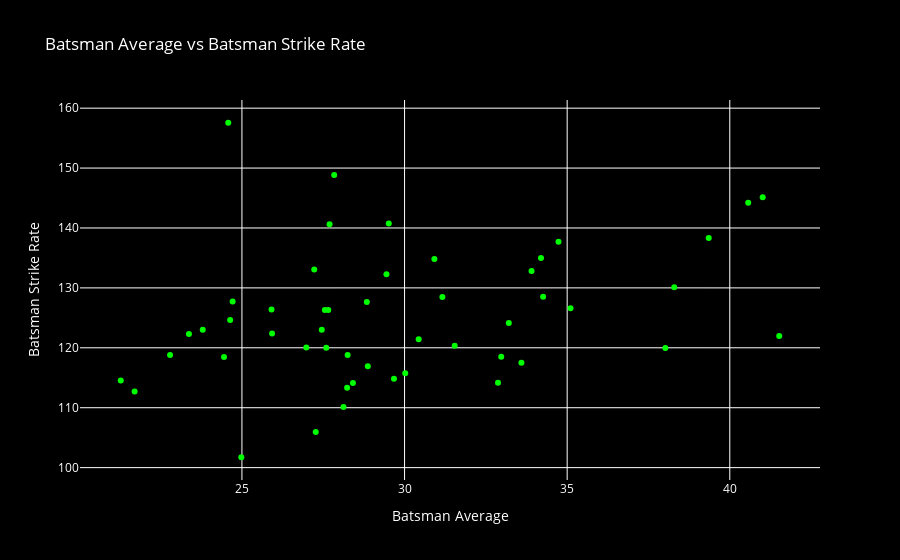

Notebook code for this chart:
### Code cell
import plotly.graph_objs as go
import plotly.offline as pyo

trace = go.Scatter(
    x=newipl['batsman_avg'],
    y=newipl['batsman_sr'],
    mode='markers',
    marker=dict(color='lime')  # Bright color for visibility on dark
)
data = [trace]
layout = go.Layout(
    title='Batsman Average vs Batsman Strike Rate',
    xaxis=dict(title='Batsman Average', color='white'),
    yaxis=dict(title='Batsman Strike Rate', color='white'),
    plot_bgcolor='black',
    paper_bgcolor='black',
    font=dict(color='white')
)

fig = go.Figure(data=trace, layout=layout)
pyo.iplot(fig, filename='batsman_avg_vs_sr.html')

### Figure 1 — Plotly figure (JSON) as saved in the notebook; plotly's stock layout.template omitted (floating-point values rounded to 4 significant figures)
{"data": [{"marker": {"color": "lime"}, "mode": "markers", "type": "scatter", "x": [41.01, 27.22, 27.66, 33.59, 27.45, 27.55, 30.43, 40.57, 34.73, 39.35, 23.37, 26.98, 28.25, 29.44, 33.21, 31.54, 24.58, 27.27, 41.52, 27.69, 24.45, 23.8, 24.64, 27.59, 38.02, 28.87, 28.41, 33.9, 21.27, 21.7, 28.23, 22.79, 31.16, 28.84, 30.02, 32.97, 24.98, 38.29, 34.2, 34.26, 32.87, 30.92, 29.67, 25.93, 28.12, 35.1, 27.84, 24.71, 29.52, 25.91], "y": [145.1, 133.1, 126.3, 117.5, 123.0, 126.3, 121.4, 144.2, 137.7, 138.3, 122.3, 120.1, 118.8, 132.3, 124.2, 120.4, 157.6, 105.9, 122.0, 140.6, 118.5, 123.0, 124.7, 120.0, 120.0, 116.9, 114.1, 132.8, 114.5, 112.7, 113.3, 118.8, 128.5, 127.6, 115.7, 118.5, 101.7, 130.1, 135.0, 128.5, 114.2, 134.8, 114.9, 122.4, 110.1, 126.6, 148.8, 127.7, 140.8, 126.4]}], "layout": {"font": {"color": "white"}, "paper_bgcolor": "black", "plot_bgcolor": "black", "title": {"text": "Batsman Average vs Batsman Strike Rate"}, "xaxis": {"color": "white", "title": {"text": "Batsman Average"}}, "yaxis": {"color": "white", "title": {"text": "Batsman Strike Rate"}}}}
